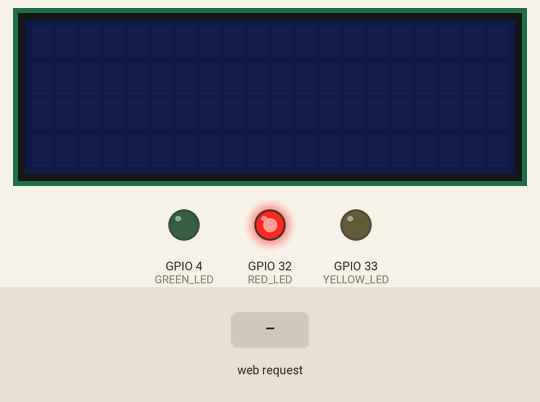
Recording of a sketch running on a simulated ESP32. Shown: 20×4 character LCD, output pins drawn as LEDs (lit = HIGH). Inputs (shaded band) come from the test bench. WiFi joins after 1.5 s; servers stay silent unless stated; what the sketch prints to the serial monitor is not drawn.

Above: at 2.7 s.
2.8 s: HTTP request GET /emergency/on received
At 3.7 s:
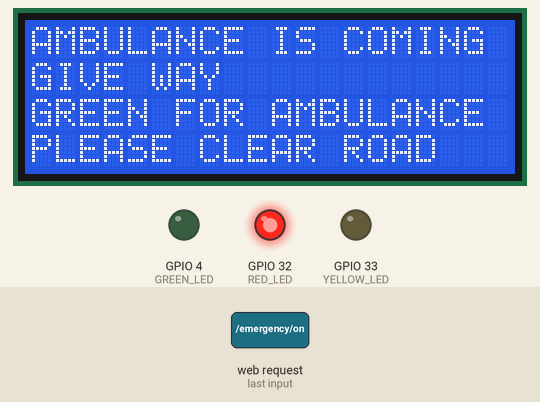
4.3 s: HTTP request GET /traffic/update?distance=1 received
At 5.5 s:
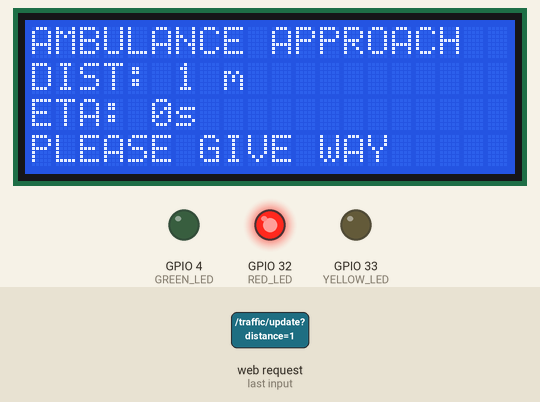
5.8 s: HTTP request GET /traffic/update?distance=120&eta=120 received
At 6.9 s:
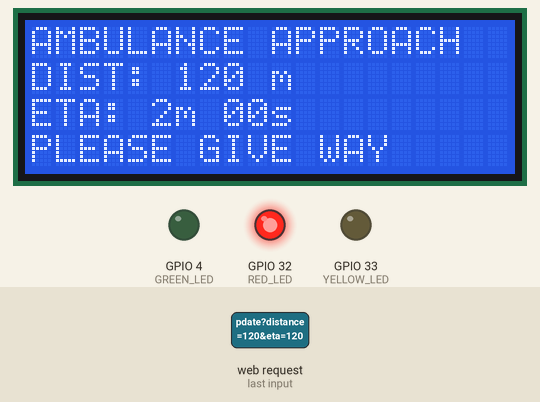
7.3 s: HTTP request GET /emergency/off received
At 8.5 s:
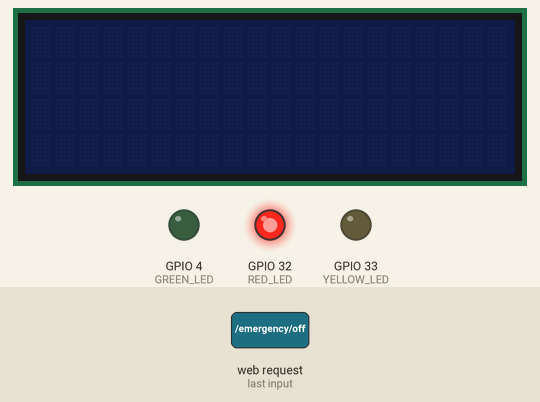
8.8 s: HTTP request GET /emergency/on?distance=1 received
At 29.1 s:
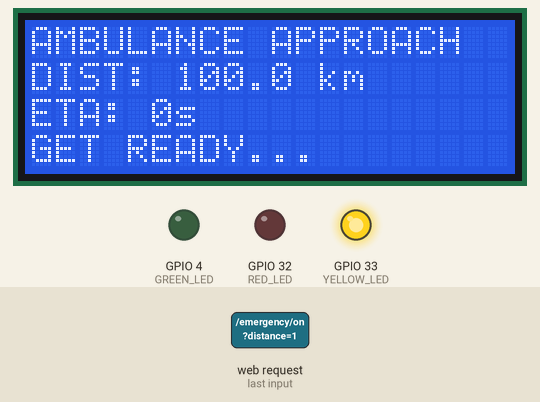
Timing chart, 0 to 45.3 s (numbered marks = the images above; inputs shaded):
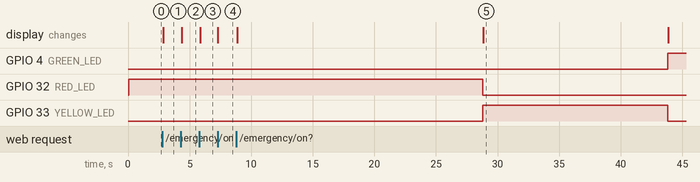

Measured:
- after the input at 2.8 s, the display: changes after 0.07 s (image 1)
- after the input at 4.3 s, the display: changes after 0.05 s (image 2)
- after the input at 5.8 s, the display: changes after 0.06 s (image 3)
- after the input at 7.3 s, the display: changes at once (image 4)
- after the input at 8.8 s, GPIO 4 (GREEN_LED): LOW → HIGH after 35.0 s; GPIO 32 (RED_LED): HIGH → LOW after 20.0 s; GPIO 33 (YELLOW_LED): LOW → HIGH after 20.0 s, → LOW 15.0 s later; the display: first changes after 0.06 s (image 5 shows a later state)

The sketch:

traffic_signal_esp32.ino
```cpp
#include <Wire.h>
#include <LiquidCrystal_I2C.h>
#include <WiFi.h>
#include <WebServer.h>

LiquidCrystal_I2C lcd(0x27, 20, 4);

#define RED_LED 32
#define YELLOW_LED 33
#define GREEN_LED 4

const char* WIFI_SSID = "Anshi";
const char* WIFI_PASSWORD = "Anshi1409";

WebServer server(80);

bool ambulanceApproaching = false;
float ambulanceDistanceM = 99999.0;
unsigned long ambulanceETASec = 0;

enum SignalState { RED_STATE, YELLOW_STATE, GREEN_STATE };
SignalState signalState = RED_STATE;

unsigned long approachStart = 0;
unsigned long yellowStart = 0;

const float APPROACH_DISTANCE_M = 750.0;
const unsigned long RED_TO_YELLOW_MS = 20000UL;
const unsigned long YELLOW_TO_GREEN_MS = 15000UL;

void setRed() {
  digitalWrite(RED_LED, HIGH);
  digitalWrite(YELLOW_LED, LOW);
  digitalWrite(GREEN_LED, LOW);
  signalState = RED_STATE;
}

void setYellow() {
  digitalWrite(RED_LED, LOW);
  digitalWrite(YELLOW_LED, HIGH);
  digitalWrite(GREEN_LED, LOW);
  signalState = YELLOW_STATE;
}

void setGreen() {
  digitalWrite(RED_LED, LOW);
  digitalWrite(YELLOW_LED, LOW);
  digitalWrite(GREEN_LED, HIGH);
  signalState = GREEN_STATE;
}

String etaText() {
  unsigned long m = ambulanceETASec / 60;
  unsigned long s = ambulanceETASec % 60;
  char buf[16];
  if (m > 0) {
    snprintf(buf, sizeof(buf), "%lum %02lus", m, s);
  } else {
    snprintf(buf, sizeof(buf), "%lus", s);
  }
  return String(buf);
}

void showApproachLCD() {
  lcd.backlight();
  lcd.clear();

  lcd.setCursor(0, 0);
  lcd.print("AMBULANCE APPROACH");

  lcd.setCursor(0, 1);
  lcd.print("DIST: ");
  if (ambulanceDistanceM >= 1000) {
    lcd.print(ambulanceDistanceM / 1000.0, 1);
    lcd.print(" km");
  } else {
    lcd.print((int)ambulanceDistanceM);
    lcd.print(" m");
  }

  lcd.setCursor(0, 2);
  lcd.print("ETA: ");
  lcd.print(etaText());

  lcd.setCursor(0, 3);
  if (signalState == RED_STATE) lcd.print("PLEASE GIVE WAY");
  else if (signalState == YELLOW_STATE) lcd.print("GET READY...");
  else lcd.print("GREEN FOR AMBULANCE");
}

void resetSystem() {
  ambulanceApproaching = false;
  ambulanceDistanceM = 99999.0;
  ambulanceETASec = 0;
  approachStart = 0;
  yellowStart = 0;
  setRed();
  lcd.clear();
  lcd.noBacklight();
}

void cors() {
  server.sendHeader("Access-Control-Allow-Origin", "*");
  server.sendHeader("Access-Control-Allow-Methods", "GET,OPTIONS");
  server.sendHeader("Access-Control-Allow-Headers", "*");
}

void handleTrafficUpdate() {
  cors();

  if (!server.hasArg("distance")) {
    server.send(400, "application/json", "{\"error\":\"distance required\"}");
    return;
  }

  ambulanceDistanceM = server.arg("distance").toFloat();
  if (server.hasArg("eta")) ambulanceETASec = server.arg("eta").toInt();

  if (ambulanceDistanceM > APPROACH_DISTANCE_M) {
    resetSystem();
    server.send(200, "application/json", "{\"status\":\"outside_zone\"}");
    return;
  }

  if (!ambulanceApproaching) {
    ambulanceApproaching = true;
    approachStart = millis();
    setRed();
  }

  showApproachLCD();

  server.send(200, "application/json", "{\"status\":\"approaching\"}");
}

void handleStatus() {
  cors();

  String state = "normal";
  if (ambulanceApproaching && signalState == RED_STATE) state = "red_approaching";
  else if (signalState == YELLOW_STATE) state = "yellow";
  else if (signalState == GREEN_STATE) state = "green";

  String json = "{\"state\":\"" + state +
                "\",\"distance\":" + String(ambulanceDistanceM, 1) +
                ",\"eta\":" + String(ambulanceETASec) + "}";
  server.send(200, "application/json", json);
}

void handleEmergencyOn() {
  cors();
  ambulanceApproaching = true;
  approachStart = millis();
  setRed();
  lcd.backlight();
  lcd.clear();
  lcd.setCursor(0, 0); lcd.print("AMBULANCE IS COMING");
  lcd.setCursor(0, 1); lcd.print("GIVE WAY");
  lcd.setCursor(0, 2); lcd.print("GREEN FOR AMBULANCE");
  lcd.setCursor(0, 3); lcd.print("PLEASE CLEAR ROAD");
  server.send(200, "application/json", "{\"status\":\"on\"}");
}

void handleEmergencyOff() {
  cors();
  resetSystem();
  server.send(200, "application/json", "{\"status\":\"off\"}");
}

void setup() {
  Serial.begin(115200);

  Wire.begin(21, 22);
  lcd.init();
  lcd.noBacklight();

  pinMode(RED_LED, OUTPUT);
  pinMode(YELLOW_LED, OUTPUT);
  pinMode(GREEN_LED, OUTPUT);
  setRed();

  WiFi.begin(WIFI_SSID, WIFI_PASSWORD);
  Serial.print("Connecting to WiFi");
  while (WiFi.status() != WL_CONNECTED) {
    delay(500);
    Serial.print(".");
  }

  Serial.println();
  Serial.println("WiFi connected");
  Serial.print("ESP32 IP: ");
  Serial.println(WiFi.localIP());

  server.on("/traffic/update", HTTP_GET, handleTrafficUpdate);
  server.on("/status", HTTP_GET, handleStatus);
  server.on("/emergency/on", HTTP_GET, handleEmergencyOn);
  server.on("/emergency/off", HTTP_GET, handleEmergencyOff);

  server.begin();
  Serial.println("Traffic signal controller ready.");
}

void loop() {
  server.handleClient();

  if (!ambulanceApproaching) return;

  unsigned long now = millis();

  if (signalState == RED_STATE &&
      now - approachStart >= RED_TO_YELLOW_MS) {
    setYellow();
    yellowStart = now;
    showApproachLCD();
  }

  if (signalState == YELLOW_STATE &&
      now - yellowStart >= YELLOW_TO_GREEN_MS) {
    setGreen();
    showApproachLCD();
  }
}
```
